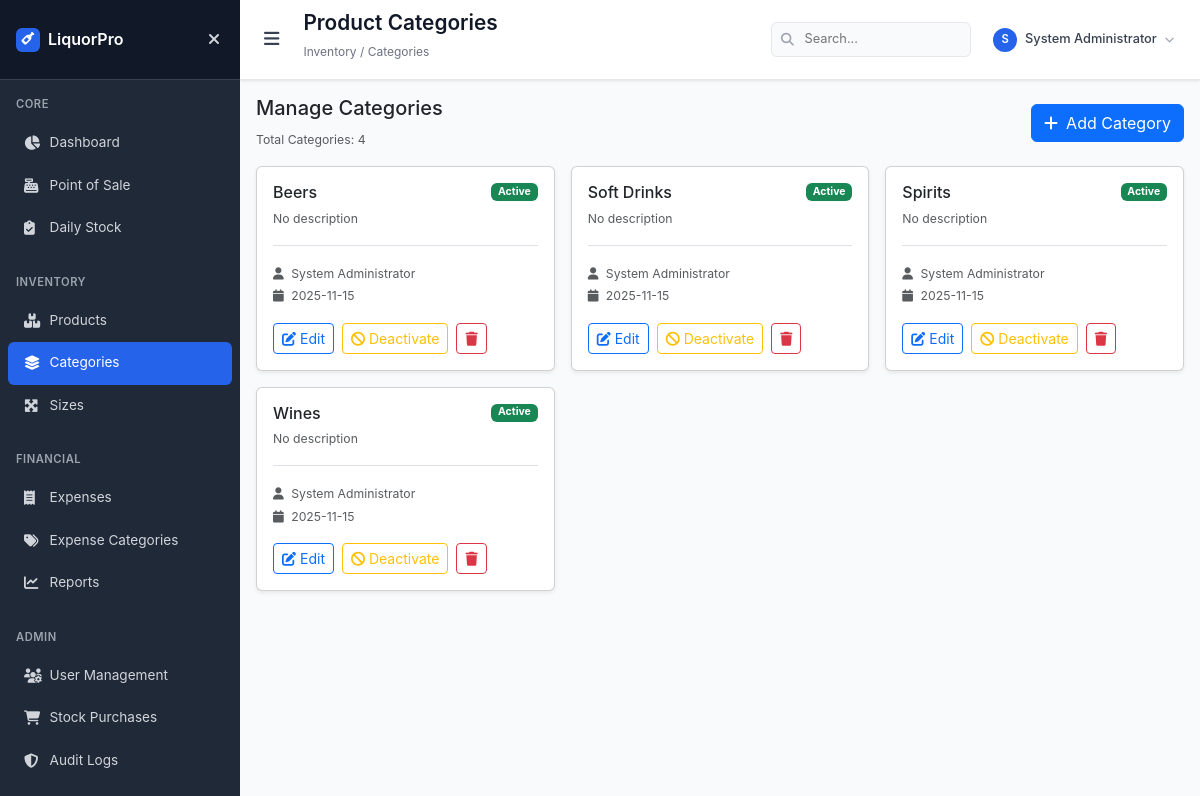
The app's page /categories (signed in), older data.
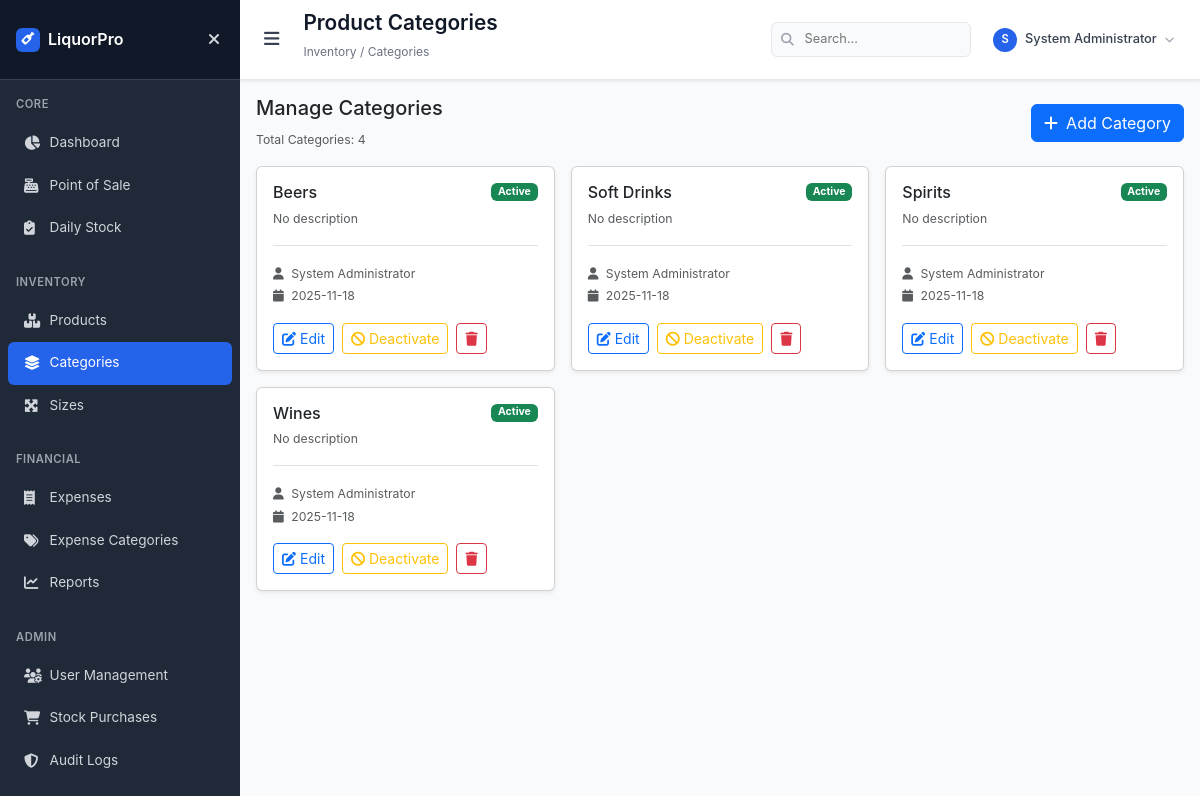
The same page, newer data.
### models.py (models this page shows, shortened)
class Category(db.Model):
    id = db.Column(db.Integer, primary_key=True)
    name = db.Column(db.String(50), unique=True, nullable=False, index=True)
    description = db.Column(db.String(200), nullable=True)
    is_active = db.Column(db.Boolean, default=True, index=True)
    created_at = db.Column(db.DateTime, default=datetime.utcnow)
    created_by = db.Column(db.Integer, db.ForeignKey('user.id'), nullable=True)
    creator = db.relationship('User', backref=db.backref('created_categories', lazy=True))

class User(db.Model):
    id = db.Column(db.Integer, primary_key=True)
    username = db.Column(db.String(80), unique=True, nullable=False, index=True)
    email = db.Column(db.String(120), unique=True, nullable=False, index=True)
    password_hash = db.Column(db.String(128), nullable=False)
    full_name = db.Column(db.String(100), nullable=False)
    role = db.Column(db.String(20), nullable=False, default='attendant', index=True)
    is_active = db.Column(db.Boolean, default=True, index=True)
    created_at = db.Column(db.DateTime, default=datetime.utcnow)
    last_login = db.Column(db.DateTime)

### app.py (the view)
@app.route('/categories')
@admin_required
def categories():
    categories = Category.query.order_by(Category.name).all()
    return render_template('categories/categories.html', categories=categories)

### app.py (called while the page is built)
def get_current_user():
    if 'user_id' in session:
        return db.session.get(User, session['user_id'])
    return None

def admin_required(f):
    @wraps(f)
    def decorated_function(*args, **kwargs):
        if 'user_id' not in session:
            flash('Please log in to access this page.', 'warning')
            return redirect(url_for('login'))
        user = db.session.get(User, session['user_id'])
        if not user or user.role not in ['admin', 'manager']:
            flash('Access denied. Admin privileges required.', 'error')
            return redirect(url_for('dashboard'))
        return f(*args, **kwargs)
    return decorated_function

@app.context_processor
def inject_user():
    return dict(current_user=get_current_user())

### templates/categories/categories.html (shortened to what this page needs)
{% extends "base.html" %}
{% block page_title %}Product Categories{% endblock %}
{% block breadcrumb %}Inventory / Categories{% endblock %}
{% block content %}
<div class="row mb-3">
    <div class="col-12">
        <div class="d-flex justify-content-between align-items-center">
            <div>
                <h5>Manage Categories</h5>
                <small class="text-muted">Total Categories: {{ categories|length }}</small>
            </div>
            <a href="{{ url_for('add_category') }}" class="btn btn-primary">
                <i class="fas fa-plus me-2"></i>Add Category
            </a>
        </div>
    </div>
</div>
<div class="row g-3">
    {% for category in categories %}
    <div class="col-md-6 col-lg-4">
        <div class="card shadow-sm h-100">
            <div class="card-body">
                <div class="d-flex justify-content-between align-items-start mb-2">
                    <div>
                        <h6 class="mb-1">{{ category.name }}</h6>
                        <small class="text-muted">
                            {% if category.description %}
                            {{ category.description }}
                            {% else %}
                            No description
                            {% endif %}
                        </small>
                    </div>
                    {% if category.is_active %}
                    <span class="badge bg-success">Active</span>
                    {% else %}
                    <span class="badge bg-secondary">Inactive</span>
                    {% endif %}
                </div>
                <div class="mt-3 pt-3 border-top">
                    <small class="text-muted">
                        <i class="fas fa-user me-1"></i>
                        {% if category.creator %}{{ category.creator.full_name }}{% else %}System{% endif %}
                    </small>
                    <br>
                    <small class="text-muted">
                        <i class="fas fa-calendar me-1"></i>
                        {{ category.created_at.strftime('%Y-%m-%d') if category.created_at else 'N/A' }}
                    </small>
                </div>
                <div class="mt-3 d-flex gap-2">
                    <a href="{{ url_for('edit_category', category_id=category.id) }}" class="btn btn-sm btn-outline-primary">
                        <i class="fas fa-edit me-1"></i>Edit
                    </a>
                    <form method="POST" action="{{ url_for('toggle_category_status', category_id=category.id) }}" style="display: inline;">
                        {% if category.is_active %}
                        <button type="submit" class="btn btn-sm btn-outline-warning" onclick="return confirm('Deactivate this category? Products in this category will not be available for sale.')">
                            <i class="fas fa-ban me-1"></i>Deactivate
                        </button>
                        {% else %}
                        <button type="submit" class="btn btn-sm btn-outline-success" onclick="return confirm('Activate this category?')">
                            <i class="fas fa-check me-1"></i>Activate
                        </button>
                        {% endif %}
                    </form>
                    <form method="POST" action="{{ url_for('delete_category', category_id=category.id) }}" style="display: inline;">
                        <button type="submit" class="btn btn-sm btn-outline-danger" onclick="return confirm('Are you sure you want to delete this category? This action cannot be undone!')">
                            <i class="fas fa-trash"></i>
                        </button>
                    </form>
                </div>
            </div>
        </div>
    </div>
    {% endfor %}
</div>
{% endblock %}

Row changes from the older to the newer data that the page shows:
changed Category "Beers": created_at "2025-11-15" → "2025-11-18"
changed Category "Soft Drinks": created_at "2025-11-15" → "2025-11-18"
changed Category "Spirits": created_at "2025-11-15" → "2025-11-18"
changed Category "Wines": created_at "2025-11-15" → "2025-11-18"
